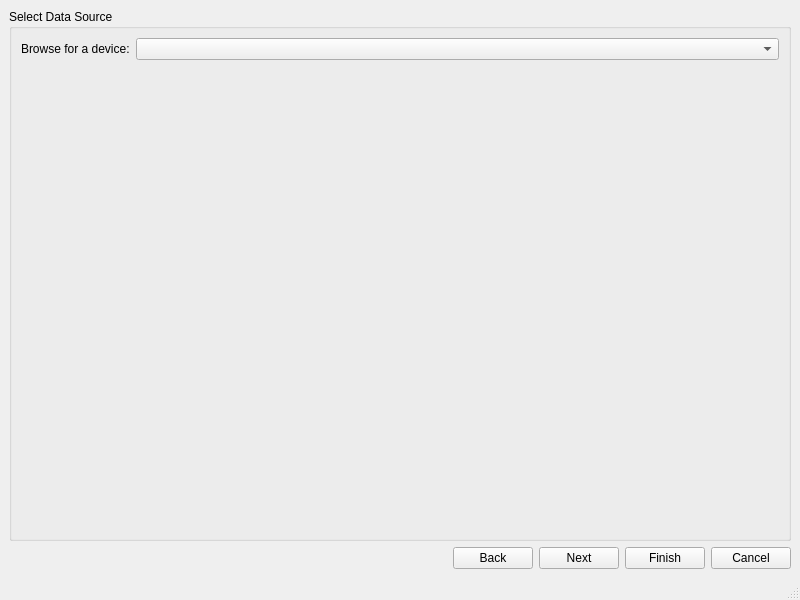
<?xml version="1.0" encoding="UTF-8"?>
<ui version="4.0">
 <class>SelectDataWindow</class>
 <widget class="QMainWindow" name="SelectDataWindow">
  <property name="geometry">
   <rect>
    <x>0</x>
    <y>0</y>
    <width>800</width>
    <height>600</height>
   </rect>
  </property>
  <property name="windowTitle">
   <string>Disk Imager</string>
  </property>
  <widget class="QWidget" name="centralwidget">
   <layout class="QGridLayout" name="gridLayout">
    <item row="1" column="0">
     <spacer name="horizontalSpacer">
      <property name="orientation">
       <enum>Qt::Horizontal</enum>
      </property>
      <property name="sizeHint" stdset="0">
       <size>
        <width>40</width>
        <height>20</height>
       </size>
      </property>
     </spacer>
    </item>
    <item row="1" column="1">
     <layout class="QHBoxLayout" name="horizontalLayout">
      <item>
       <widget class="QPushButton" name="sdw_backButton">
        <property name="text">
         <string>Back</string>
        </property>
       </widget>
      </item>
      <item>
       <widget class="QPushButton" name="sdw_nextButton">
        <property name="text">
         <string>Next</string>
        </property>
       </widget>
      </item>
      <item>
       <widget class="QPushButton" name="sdw_finishButton">
        <property name="text">
         <string>Finish</string>
        </property>
       </widget>
      </item>
      <item>
       <widget class="QPushButton" name="sdw_cancelButton">
        <property name="text">
         <string>Cancel</string>
        </property>
       </widget>
      </item>
     </layout>
    </item>
    <item row="0" column="0" colspan="2">
     <widget class="QGroupBox" name="sdw_groupBox">
      <property name="title">
       <string>Select Data Source</string>
      </property>
      <layout class="QFormLayout" name="formLayout">
       <item row="2" column="0">
        <spacer name="verticalSpacer">
         <property name="orientation">
          <enum>Qt::Vertical</enum>
         </property>
         <property name="sizeHint" stdset="0">
          <size>
           <width>20</width>
           <height>40</height>
          </size>
         </property>
        </spacer>
       </item>
       <item row="1" column="0">
        <widget class="QLabel" name="sdw_browseLabel">
         <property name="text">
          <string>Browse for a device:</string>
         </property>
        </widget>
       </item>
       <item row="1" column="1">
        <widget class="QComboBox" name="sdw_comboBox"/>
       </item>
      </layout>
     </widget>
    </item>
   </layout>
  </widget>
  <widget class="QMenuBar" name="menubar">
   <property name="geometry">
    <rect>
     <x>0</x>
     <y>0</y>
     <width>800</width>
     <height>22</height>
    </rect>
   </property>
  </widget>
  <widget class="QStatusBar" name="statusbar"/>
 </widget>
 <resources/>
 <connections/>
</ui>
